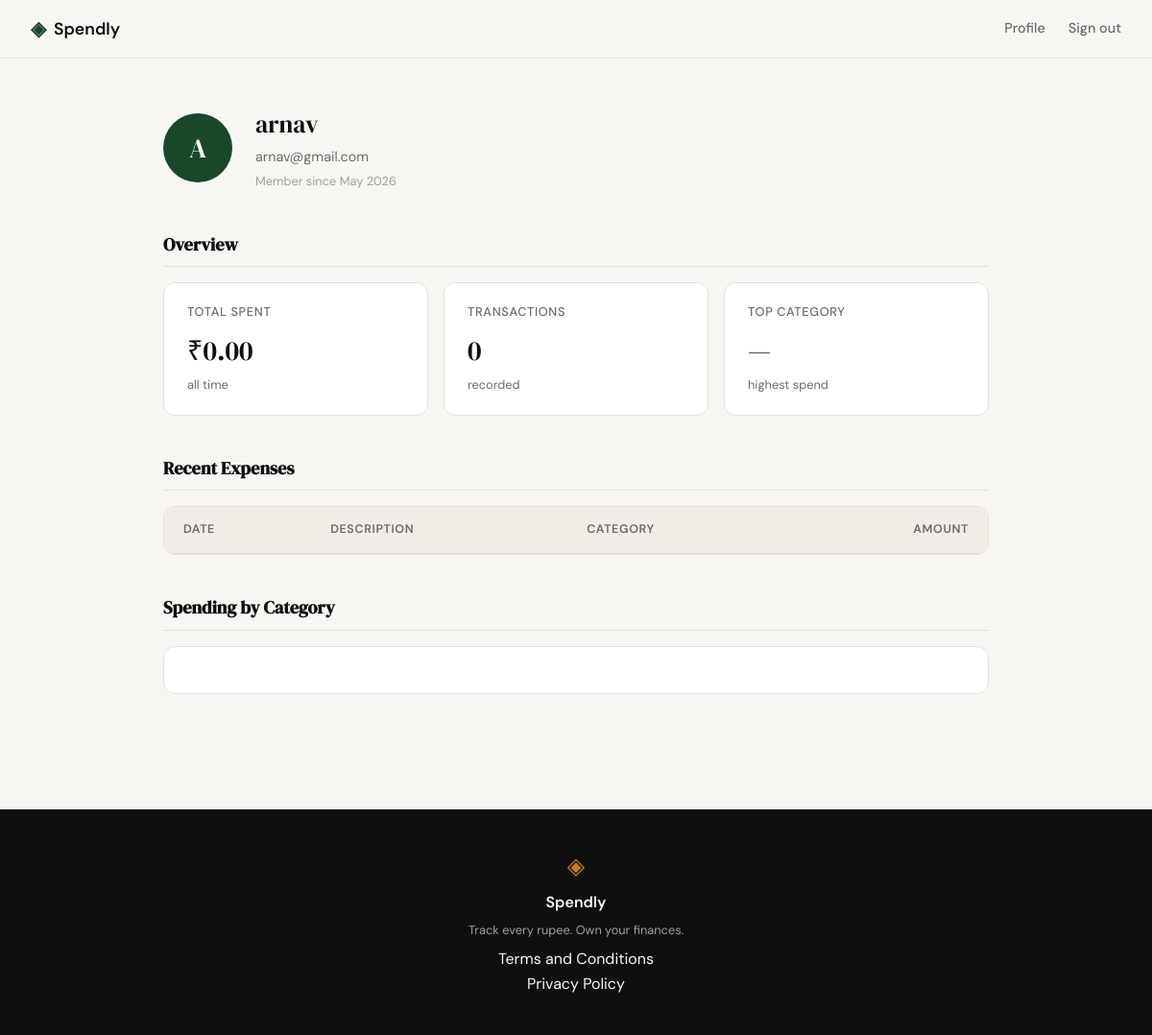
/profile (signed in), run on an earlier commit of the app's database.
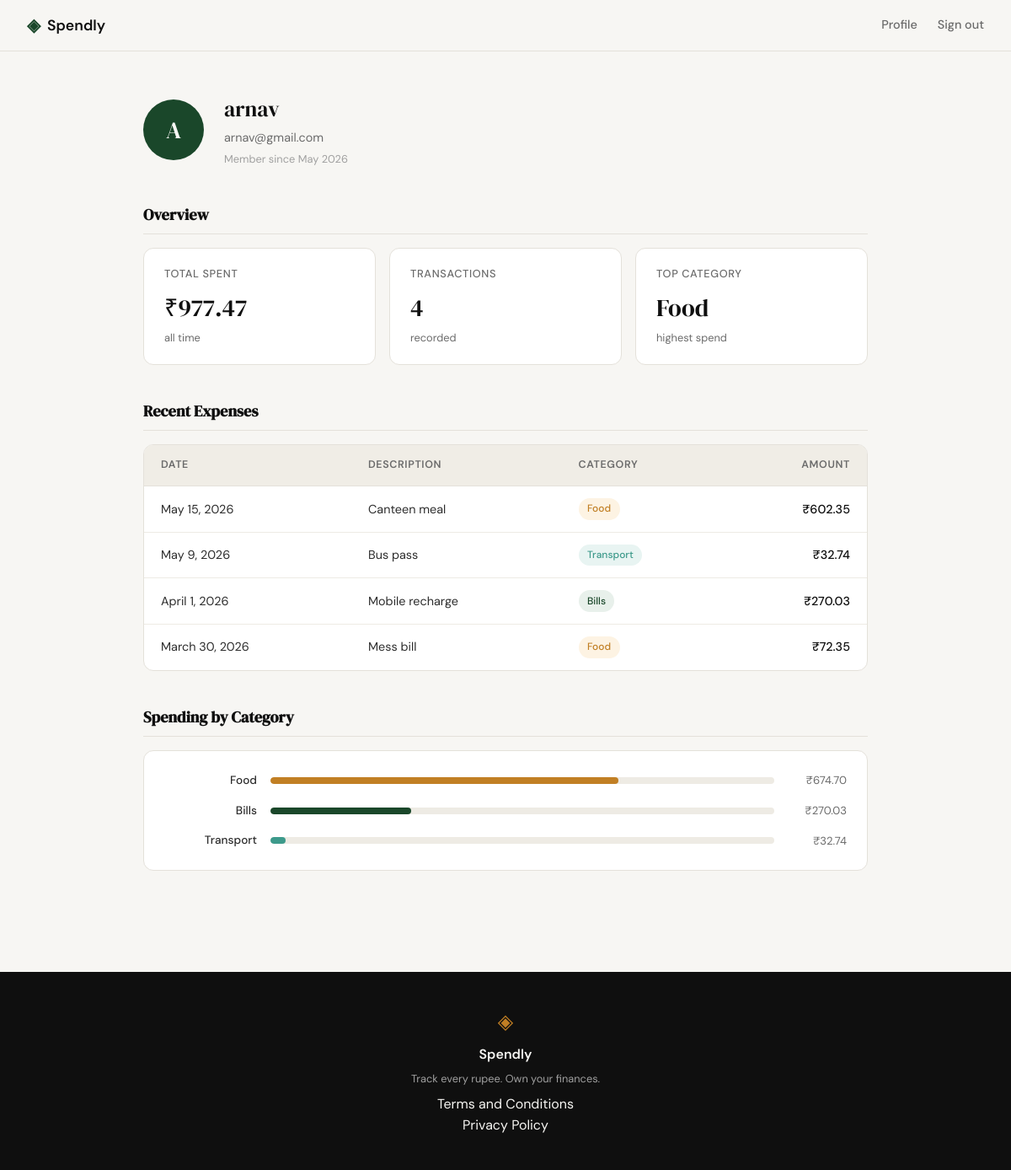
And on a later commit of the database.
### tables this page shows
CREATE TABLE users (
            id            INTEGER PRIMARY KEY AUTOINCREMENT,
            name          TEXT    NOT NULL,
            email         TEXT    NOT NULL UNIQUE,
            password_hash TEXT    NOT NULL,
            created_at    TEXT    DEFAULT (datetime('now'))
        );

CREATE TABLE expenses (
            id          INTEGER PRIMARY KEY AUTOINCREMENT,
            user_id     INTEGER NOT NULL REFERENCES users(id),
            amount      REAL    NOT NULL,
            category    TEXT    NOT NULL,
            date        TEXT    NOT NULL,
            description TEXT,
            created_at  TEXT    DEFAULT (datetime('now'))
        );

### app.py (the view)
@app.route("/profile")
def profile():
    if not session.get("user_id"):
        return redirect(url_for("login"))
    user_row = get_user_by_id(session["user_id"])
    if user_row is None:
        session.clear()
        return redirect(url_for("login"))
    expense_rows = get_expenses_by_user(session["user_id"])
    created_dt = datetime.strptime(user_row["created_at"][:10], "%Y-%m-%d")
    user = {
        "name":         user_row["name"],
        "email":        user_row["email"],
        "member_since": f"{created_dt.strftime('%B')} {created_dt.year}",
    }
    cat_totals = {}
    for e in expense_rows:
        cat_totals[e["category"]] = cat_totals.get(e["category"], 0.0) + e["amount"]
    grand_total = sum(cat_totals.values())
    stats = {
        "total_spent":  f"₹{grand_total:.2f}",
        "transactions": len(expense_rows),
        "top_category": max(cat_totals, key=cat_totals.get) if cat_totals else "—",
    }
    expenses = []
    for e in expense_rows:
        dt = datetime.strptime(e["date"], "%Y-%m-%d")
        expenses.append({
            "date":        f"{dt.strftime('%B')} {dt.day}, {dt.year}",
            "description": e["description"] or "",
            "category":    e["category"],
            "amount":      f"₹{e['amount']:.2f}",
        })
    categories = [
        {
            "name":   name,
            "amount": f"₹{amount:.2f}",
            "pct":    round(amount / grand_total * 100) if grand_total else 0,
        }
        for name, amount in sorted(cat_totals.items(), key=lambda x: -x[1])
    ]
    return render_template("profile.html",
                           user=user, stats=stats,
                           expenses=expenses, categories=categories)

### database/db.py (called while the page is built)
def get_db():
    conn = sqlite3.connect(DB_PATH)
    conn.row_factory = sqlite3.Row
    conn.execute("PRAGMA foreign_keys = ON")
    return conn

def get_user_by_id(user_id):
    conn = get_db()
    try:
        return conn.execute(
            "SELECT id, name, email, created_at FROM users WHERE id = ?",
            (user_id,),
        ).fetchone()
    finally:
        conn.close()

def get_expenses_by_user(user_id):
    conn = get_db()
    try:
        return conn.execute(
            "SELECT id, amount, category, date, description"
            " FROM expenses WHERE user_id = ? ORDER BY date DESC",
            (user_id,),
        ).fetchall()
    finally:
        conn.close()

### templates/profile.html (shortened to what this page needs)
{% extends "base.html" %}
{% block head %}
<link rel="stylesheet" href="{{ url_for('static', filename='css/profile.css') }}">
{% endblock %}
{% block content %}
<div class="profile-page">
    <div class="profile-inner">
        <div class="profile-header">
            <div class="profile-avatar">{{ user.name[0] | upper }}</div>
            <div>
                <div class="profile-name">{{ user.name }}</div>
                <div class="profile-email">{{ user.email }}</div>
                <div class="profile-since">Member since {{ user.member_since }}</div>
            </div>
        </div>
        <div class="profile-section">
            <h2 class="profile-section-title">Overview</h2>
            <div class="profile-stats">
                <div class="profile-stat-card">
                    <div class="pstat-label">Total Spent</div>
                    <div class="pstat-value">{{ stats.total_spent }}</div>
                    <div class="pstat-sub">all time</div>
                </div>
                <div class="profile-stat-card">
                    <div class="pstat-label">Transactions</div>
                    <div class="pstat-value">{{ stats.transactions }}</div>
                    <div class="pstat-sub">recorded</div>
                </div>
                <div class="profile-stat-card">
                    <div class="pstat-label">Top Category</div>
                    <div class="pstat-value">{{ stats.top_category }}</div>
                    <div class="pstat-sub">highest spend</div>
                </div>
            </div>
        </div>
        <div class="profile-section">
            <h2 class="profile-section-title">Recent Expenses</h2>
            <div class="expense-table-wrap">
                <table class="expense-table">
                    <thead>
                        <tr>
                            <th>Date</th>
                            <th>Description</th>
                            <th>Category</th>
                            <th style="text-align:right">Amount</th>
                        </tr>
                    </thead>
                    <tbody>
                        {% for expense in expenses %}
                        <tr>
                            <td>{{ expense.date }}</td>
                            <td>{{ expense.description }}</td>
                            <td>
                                <span class="badge badge-{{ expense.category | lower }}">
                                    {{ expense.category }}
                                </span>
                            </td>
                            <td class="amt">{{ expense.amount }}</td>
                        </tr>
                        {% endfor %}
                    </tbody>
                </table>
            </div>
        </div>
        <div class="profile-section">
            <h2 class="profile-section-title">Spending by Category</h2>
            <div class="cat-breakdown">
                {% for cat in categories %}
                <div class="cat-row">
                    <span class="cat-row-label">{{ cat.name }}</span>
                    <div class="cat-row-track">
                        <div class="cat-row-fill fill-{{ cat.name | lower }}"
                             style="width: {{ cat.pct }}%"></div>
                    </div>
                    <span class="cat-row-amount">{{ cat.amount }}</span>
                </div>
                {% endfor %}
            </div>
        </div>
    </div>
</div>
{% endblock %}

### templates/base.html (shortened to what this page needs)
<!DOCTYPE html>
<html lang="en">
<head>
    <link rel="stylesheet" href="{{ url_for('static', filename='css/style.css') }}">
    {% block head %}{% endblock %}
</head>
<body>
    <nav class="navbar">
        <div class="nav-inner">
            <a href="{{ url_for('landing') }}" class="nav-brand">
                <span class="brand-icon">◈</span>
                <span class="brand-name">Spendly</span>
            </a>
            <div class="nav-links">
                {% if session.get("user_id") %}
                    <a href="{{ url_for('profile') }}">Profile</a>
                    <a href="{{ url_for('logout') }}">Sign out</a>
                {% else %}
                    <a href="{{ url_for('login') }}">Sign in</a>
                    <a href="{{ url_for('register') }}" class="nav-cta">Get started</a>
                {% endif %}
            </div>
        </div>
    </nav>
    <main class="main-content">
        {% block content %}{% endblock %}
    </main>
    <footer class="footer">
        <div class="footer-inner">
            <span class="brand-icon">◈</span>
            <span class="footer-name">Spendly</span>
            <p class="footer-copy">Track every rupee. Own your finances.</p>
            <div class="footer-links">
                <a href="/terms">Terms and Conditions</a><br>
                <a href="/privacy">Privacy Policy</a>
            </div>
        </div>
    </footer>
</body>
</html>

### static/css/style.css (style rules this page uses)
:root { --ink: #0f0f0f; --ink-soft: #2d2d2d; --ink-muted: #6b6b6b; --ink-faint: #a0a0a0; --paper: #f7f6f3; --paper-warm: #f0ede6; --paper-card: #ffffff; --accent: #1a472a; --accent-light: #e8f0eb; --accent-2: #c17f24; --accent-2-light: #fdf3e3; --danger: #c0392b; --danger-light: #fdecea; --border: #e4e1da; --border-soft: #eeebe4; --font-display: 'DM Serif Display', Georgia, serif; --font-body: 'DM Sans', system-ui, sans-serif; --max-width: 1200px; --auth-width: 440px; --radius-sm: 6px; --radius-md: 12px; --radius-lg: 20px; --cat-green: var(--accent); --cat-amber: var(--accent-2); --cat-blue: #4a90d9; --cat-purple: #7c6fb0; --cat-teal: #3d9a8b; --cat-rose: #b05e6f; --cat-slate: #6b7a8d; }
*, *::before, *::after { box-sizing: border-box; margin: 0; padding: 0; }
html { font-size: 16px; scroll-behavior: smooth; }
body { background: var(--paper); color: var(--ink); font-family: var(--font-body); font-size: 1rem; line-height: 1.6; -webkit-font-smoothing: antialiased; }
a { color: inherit; text-decoration: none; }
.navbar { position: sticky; top: 0; z-index: 100; background: var(--paper); border-bottom: 1px solid var(--border); padding: 0 2rem; }
.nav-inner { max-width: var(--max-width); margin: 0 auto; height: 60px; display: flex; align-items: center; justify-content: space-between; }
.nav-brand { display: flex; align-items: center; gap: 0.5rem; font-family: var(--font-body); font-weight: 600; font-size: 1.1rem; color: var(--ink); }
.brand-icon { color: var(--accent); font-size: 1.3rem; }
.brand-name { color: var(--ink); }
.nav-links { display: flex; align-items: center; gap: 1.5rem; font-size: 0.9rem; font-weight: 500; }
.nav-links a { color: var(--ink-muted); transition: color 0.2s; }
.main-content { min-height: calc(100vh - 60px - 100px); }
.footer { background: var(--ink); color: var(--paper); padding: 2.5rem 2rem; text-align: center; }
.footer-inner { display: flex; flex-direction: column; align-items: center; gap: 0.4rem; }
.footer .brand-icon { color: var(--accent-2); font-size: 1.5rem; }
.footer-name { font-weight: 600; font-size: 1rem; }
.footer-copy { font-size: 0.8rem; color: var(--ink-faint); }

What changed in the data, as far as the page shows it:
added expenses: top_category "Food", date "May 15, 2026", description "Canteen meal", category "Food", amount "₹602.35", name "Food", amount "₹674.70"
added expenses: date "May 9, 2026", description "Bus pass", category "Transport", amount "₹32.74", name "Transport"
added expenses: date "April 1, 2026", description "Mobile recharge", category "Bills", amount "₹270.03", name "Bills"
added expenses: date "March 30, 2026", description "Mess bill", category "Food", amount "₹72.35", shown under "Recent Expenses"
Also different on the page:
{{ stats.total_spent }}: "₹0.00" → "₹977.47"
{{ stats.transactions }}: "0" → "4"
{{ stats.top_category }}: "—" → (not shown)
